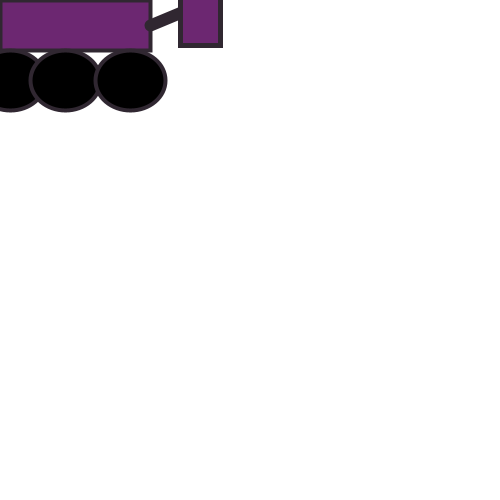
Frame 1 (no input)
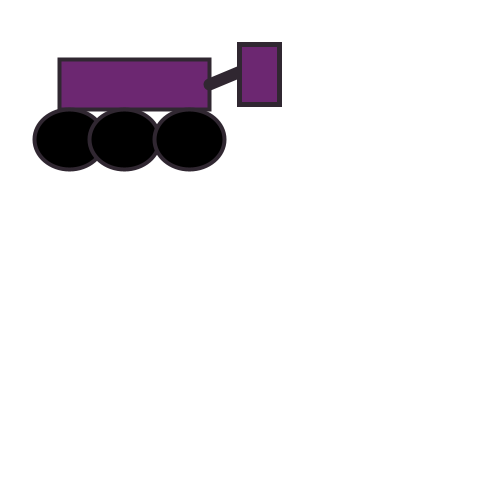
Frame 60 (the mouse pressed at the canvas centre just before this capture)
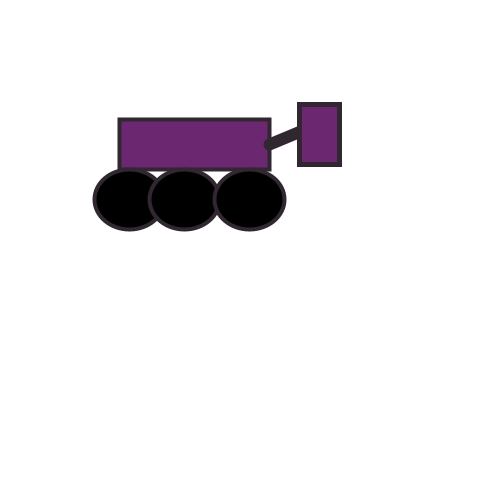
Frame 120 (the mouse held since frame 60 and released just before this capture)

The Processing sketch that drew these frames (run headless with seeded random() and noise(); from frame 60 on, the mouse is pressed at the canvas centre):

// Processing sketch: processing_69154
// ── processing_69154.pde

int x=0;
int y=0;
int a=10;
int b=80;
int x2=65;
int y2=80;
int c=130;
int d=80;
int e=150;
int f=25;
int e2=210;
int f2=0;
int g=180;
int h=-15;

void setup(){
  size(500,500);
  smooth();
  background(255);
}

void draw(){
  background(255);
  stroke(255,230,0);
  
  //cuerpo
  stroke(48,39,49);
   strokeWeight(4);
  fill(108,39,113);
  rect(x,y,150,50);
  x=x+1;
  y=y+1;

  //rueda 1
  fill(0);
  stroke(48,39,49);
  strokeWeight(4);
 ellipse(a,b,70,60);
 a=a+1;
b=b+1; 

 //rueda 2
ellipse(x2,y2,70,60);
x2=x2+1;
y2=y2+1;
 
 //rueda 3
 ellipse(c,d,70,60);
c=c+1;
d=d+1;


  //antena
 stroke(48,39,49);
 strokeWeight(12);
 line(e,f,e2,f2);
 e=e+1;
 f=f+1;
 e2=e2+1;
 f2=f2+1;
 
 
 //cabeza
 stroke(48,39,49);
  strokeWeight(5);
fill(108,39,113);
rect(g,h,40,60);
g=g+1;
h=h+1;
}
